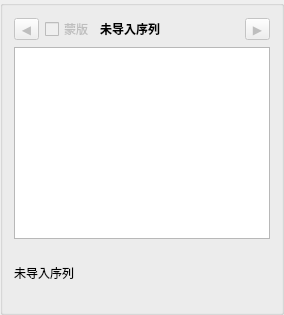
         <widget class="QGroupBox" name="groupBoxImageSequencePreview">
          <property name="title">
           <string/>
          </property>
          <layout class="QVBoxLayout" name="verticalLayoutImageSequencePreview">
           <item>
            <layout class="QHBoxLayout" name="horizontalLayoutImageSequencePreviewHeader">
             <item>
              <widget class="QToolButton" name="toolButtonImageSequencePrevious">
               <property name="enabled">
                <bool>false</bool>
               </property>
               <property name="toolTip">
                <string>上一张</string>
               </property>
               <property name="text">
                <string>◀</string>
               </property>
             </widget>
            </item>
             <item>
              <widget class="QCheckBox" name="checkBoxShowImageSequenceMask">
               <property name="enabled">
                <bool>false</bool>
               </property>
               <property name="text">
                <string>蒙版</string>
               </property>
              </widget>
             </item>
             <item>
              <widget class="QLabel" name="labelImageSequencePreviewTitle">
               <property name="font">
                <font>
                 <weight>75</weight>
                 <bold>true</bold>
                </font>
               </property>
               <property name="sizePolicy">
                <sizepolicy hsizetype="Expanding" vsizetype="Preferred">
                 <horstretch>1</horstretch>
                 <verstretch>0</verstretch>
                </sizepolicy>
               </property>
               <property name="text">
                <string>未导入序列</string>
               </property>
               <property name="wordWrap">
                <bool>false</bool>
               </property>
              </widget>
             </item>
             <item>
              <widget class="QToolButton" name="toolButtonImageSequenceNext">
               <property name="enabled">
                <bool>false</bool>
               </property>
               <property name="toolTip">
                <string>下一张</string>
               </property>
               <property name="text">
                <string>▶</string>
               </property>
              </widget>
             </item>
            </layout>
           </item>
           <item>
            <widget class="QGraphicsView" name="imageSequenceView">
             <property name="backgroundBrush">
              <brush brushstyle="SolidPattern">
               <color alpha="255">
                <red>16</red>
                <green>18</green>
                <blue>22</blue>
               </color>
              </brush>
             </property>
             <property name="dragMode">
              <enum>QGraphicsView::ScrollHandDrag</enum>
             </property>
             <property name="transformationAnchor">
              <enum>QGraphicsView::AnchorUnderMouse</enum>
             </property>
             <property name="resizeAnchor">
              <enum>QGraphicsView::AnchorViewCenter</enum>
             </property>
            </widget>
           </item>
           <item>
            <widget class="QLabel" name="labelImageSequenceExifInfo">
             <property name="minimumSize">
              <size>
               <width>0</width>
               <height>56</height>
              </size>
             </property>
             <property name="text">
              <string>未导入序列</string>
             </property>
             <property name="wordWrap">
              <bool>true</bool>
             </property>
            </widget>
           </item>
          </layout>
         </widget>
